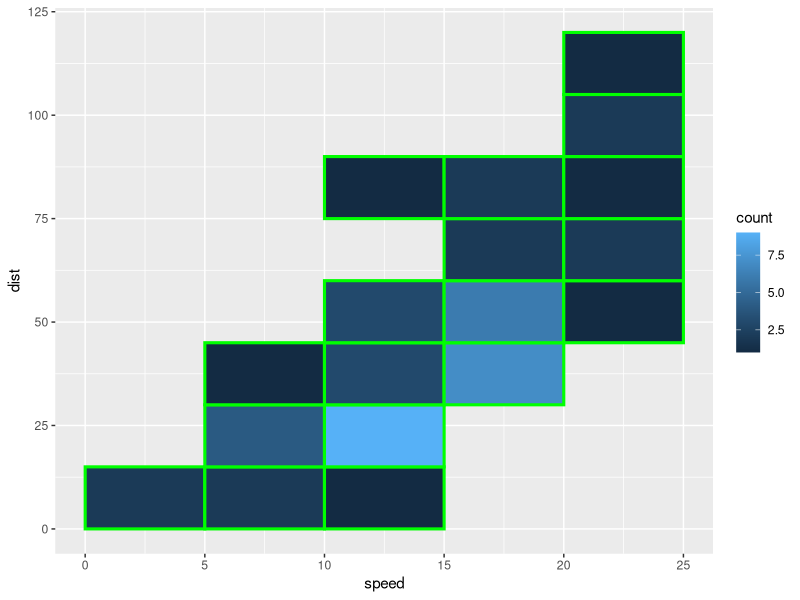

This chart was generated by the following R code:
library(ggplot2)
ggplot(data = cars, aes(x = speed, y = dist)) +
  stat_bin_2d(aes(fill = ..count..), 
              binwidth = c(5,15),
              colour = 'green',
              size = 1.05)
  